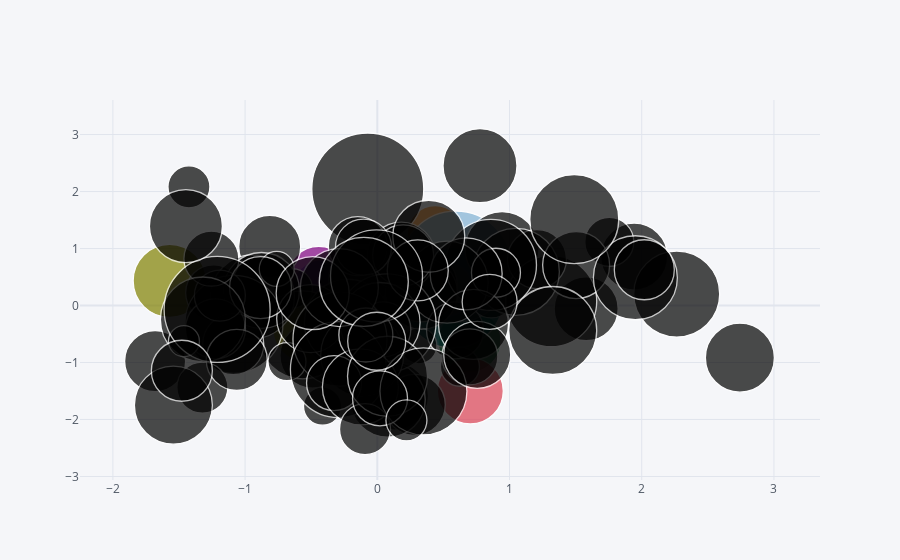

Source (notebook cell):
### Markdown cell above
### Bubble plot

### Code cell
df1.iplot(kind='bubble', x='A', y='B', size='C')
